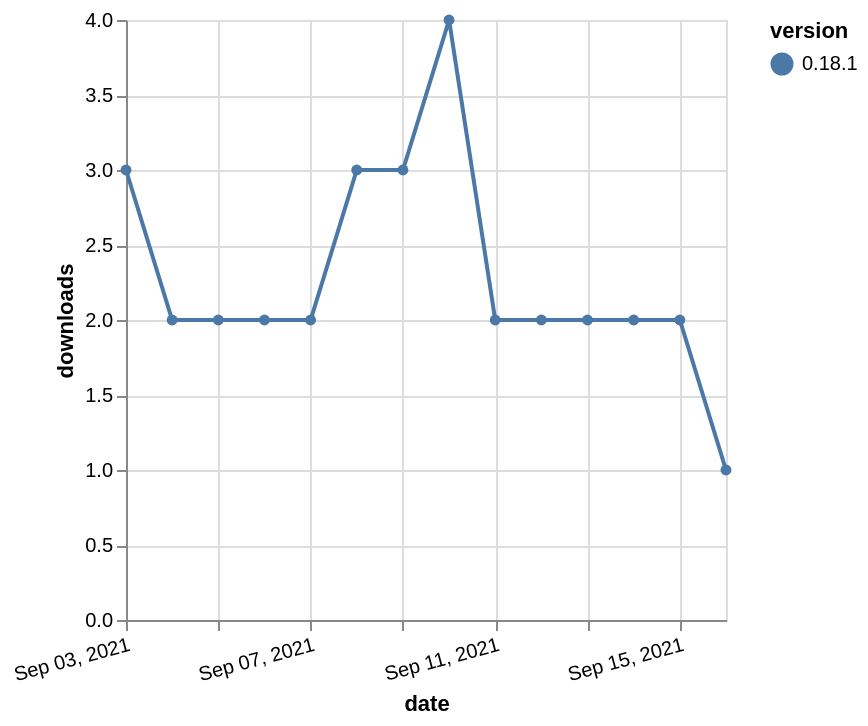

Describe this chart as a Vega-Lite specification.
### Vega-Lite specification from a JSON file in a GitHub repository (floating-point values rounded to 4 significant figures)
{"$schema": "https://vega.github.io/schema/vega-lite/v5.json", "description": "A simple bar chart with embedded data.", "data": {"values": [{"date": "2021-09-03", "total": 213, "delta": 3, "version": "0.18.1"}, {"date": "2021-09-04", "total": 215, "delta": 2, "version": "0.18.1"}, {"date": "2021-09-05", "total": 217, "delta": 2, "version": "0.18.1"}, {"date": "2021-09-06", "total": 219, "delta": 2, "version": "0.18.1"}, {"date": "2021-09-07", "total": 221, "delta": 2, "version": "0.18.1"}, {"date": "2021-09-08", "total": 224, "delta": 3, "version": "0.18.1"}, {"date": "2021-09-09", "total": 227, "delta": 3, "version": "0.18.1"}, {"date": "2021-09-10", "total": 231, "delta": 4, "version": "0.18.1"}, {"date": "2021-09-11", "total": 233, "delta": 2, "version": "0.18.1"}, {"date": "2021-09-12", "total": 235, "delta": 2, "version": "0.18.1"}, {"date": "2021-09-13", "total": 237, "delta": 2, "version": "0.18.1"}, {"date": "2021-09-14", "total": 239, "delta": 2, "version": "0.18.1"}, {"date": "2021-09-15", "total": 241, "delta": 2, "version": "0.18.1"}, {"date": "2021-09-16", "total": 242, "delta": 1, "version": "0.18.1"}]}, "width": "container", "mark": {"type": "line", "point": {"filled": true}}, "encoding": {"x": {"field": "date", "type": "temporal", "timeUnit": "yearmonthdate", "title": "date", "axis": {"labelAngle": -15}}, "y": {"field": "delta", "type": "quantitative", "title": "downloads"}, "color": {"field": "version", "type": "nominal"}, "tooltip": {"field": "delta"}}}
